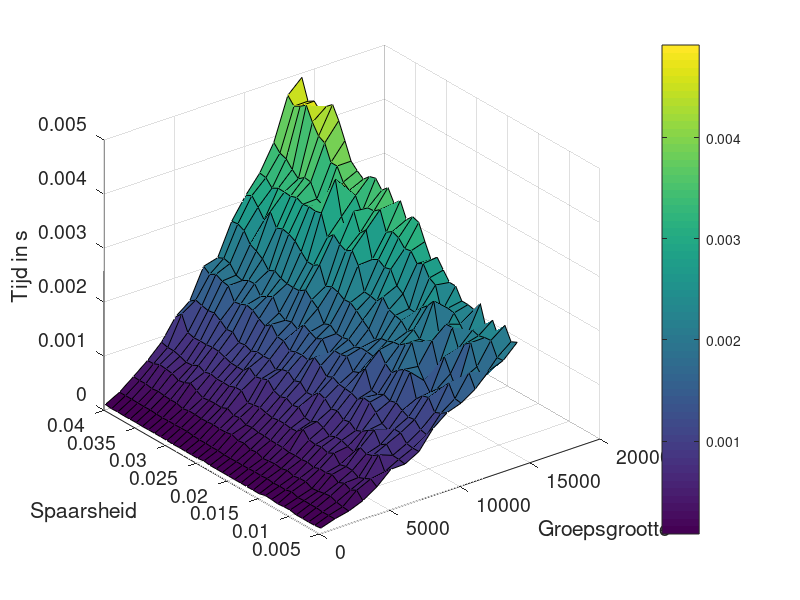

Here is the MATLAB script that generated this plot:
load("noisy_timing.mat");

figure
surf(n_start:n_step:n_max,0.005:k_step:k_max,result_timing(5:end,:))
surf(n_start:n_step:n_max,0.005:k_step:k_max,result_timing(5:end,:))
%title('Heatmap uitvoeringstijd');
xlabel('Groepsgrootte');
ylabel('Spaarsheid');
zlabel('Tijd in s')

%xlim([0 19100]);
%ylim([0 0.05]);

colorbar;
set(gca,"FontSize",14);
